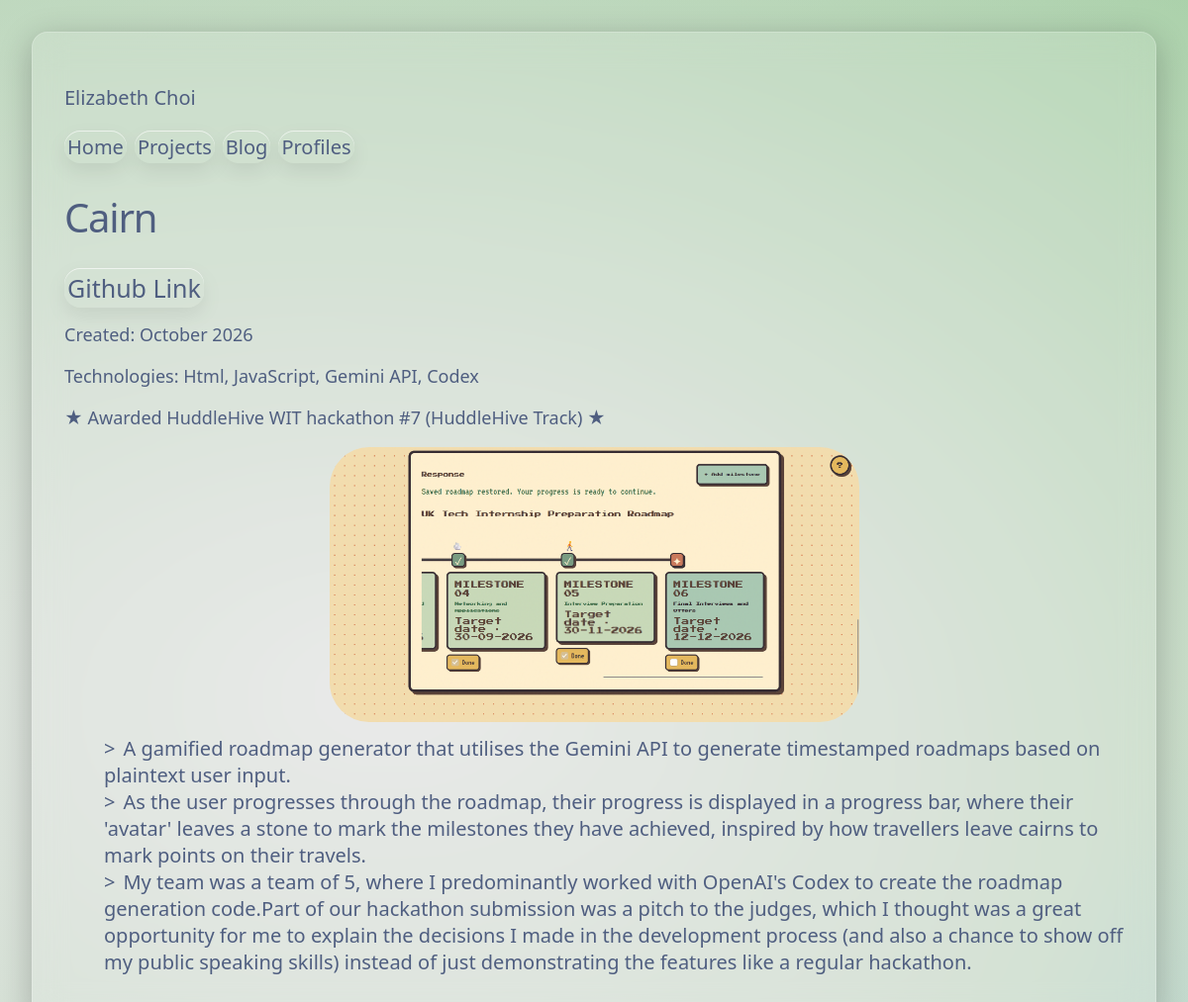
The page /projects/5 on the database its author committed.
### tables this page shows
CREATE TABLE projects (
    id INTEGER PRIMARY KEY AUTOINCREMENT, 
    title TEXT NOT NULL,
    created TEXT,
    technologies TEXT,
    img_path TEXT, 
    github TEXT,
    award TEXT,
    content TEXT NOT NULL, 
    completed BOOLEAN NOT NULL,
    archived BOOLEAN NOT NULL 
);

### portfolio/projects.py (the view)
@bp.route('/<int:index>', methods=['GET'])
def project(index):
    entry = get_db().execute(
        'SELECT title, created, img_path, technologies, github, award, content FROM projects WHERE id = ?',
        (index,)
    ).fetchone()
    if entry is None:
        abort(404)
    contents = entry['content'].split(". ")
    return render_template('projects/project_page.html', entry=entry, contents=contents)

### portfolio/db.py (called while the page is built)
def get_db():
    if 'db' not in g:
        g.db = sqlite3.connect(
            current_app.config['DATABASE'],
            detect_types=sqlite3.PARSE_DECLTYPES
        )
        g.db.row_factory = sqlite3.Row
    return g.db

### portfolio/templates/projects/project_page.html (shortened to what this page needs)
<!doctype html>
<html>
{% extends 'base.html' %}
{% block header %}
    <h1>{{entry['title']}}</h1>
{% endblock %}
{% block content %}
    {% if entry['github'] != None %}
        <a href="{{entry['github']}}">Github Link</a>
    {% endif %}
    <div class="stats">
        {% if entry['created'] != None %}
            <p>Created: {{entry['created']}}</p>
            {% endif %}
            {% if entry['technologies'] != None %}
                <p>Technologies: {{entry['technologies']}}</p>
            {% endif %}
            {% if entry['award'] != None %}
                <p>★ Awarded {{entry['award']}} ★</p>
        {% endif %}
    </div>
    {% if entry['img_path'] != None %}
        <img src="{{ url_for('static', filename='images/' ~ entry['img_path'])}}">
    {% endif %}
    <ul>
        {% for x in contents %}
            <li>{{ x }}.</li>
        {% endfor %}
    </ul>
{% endblock %}

### portfolio/static/styles.css (style rules this page uses)
:root { --text-color: #4f5e80; }
html, body { min-height: auto; margin: 0; font-family: system-ui, -apple-system, sans-serif; color: var(--text-color); }
img { max-width:50%; height: auto; border-radius: 40px; display: block; margin-left: auto; margin-right: auto; }
p, li { font-weight: 100; font-size: 20px; text-decoration: none; color: var(--text-color); }
ul { list-style-type: none; }
ul li::before { content: ">"; margin-right: 8px; }
h1 { font-size: 40px; font-weight: 100; letter-spacing: -0.03em; text-decoration: none; color: var(--text-color); }
a { text-align: center; font-weight: 100; padding: 3px; border-radius: 999px; color: var(--text-color); text-decoration: none; cursor: pointer; transition: background 200ms ease, transform 150ms ease; border-radius: 16px; box-shadow: 0 8px 20px rgba(0, 0, 0, 0.08), inset 0 1px 0 rgba(255, 255, 255, 0.6); font-size: 25px; }
.stats p { font-size: 18px; }

### rows shown on the page
projects: title "Cairn", created "October 2026", technologies "Html, JavaScript, Gemini API, Codex", award "HuddleHive WIT hackathon #7 (HuddleHive Track)", img_path (picture)

### other values the page prints
{{ x }} "A gamified roadmap generator that utilises the Gemini API to generate timestamped roadmaps based on plaintext user input"
